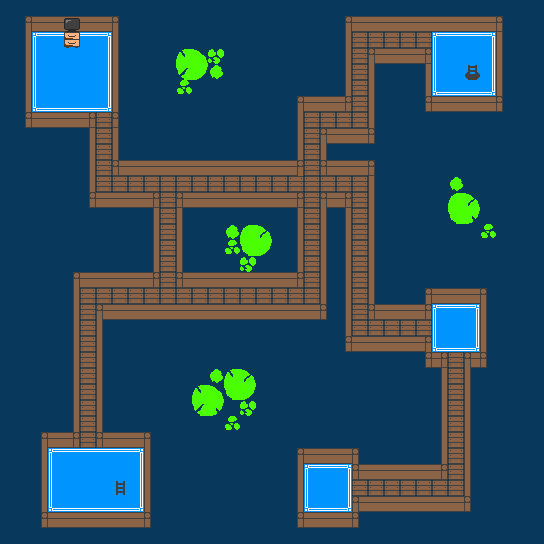

A 2D game scene composited from a Tiled map and its tileset images. What follows is a short description and the map's XML, with each tile layer's data collapsed to a summary:
An orthogonal 34x34 tile map with 16x16 px tiles, 4 tile layers (Copy of Floor, Floor, Walls, Top Walls) and 12 objects (8x NPC, 2x exit, 2x entrance).

<map version="1.0" orientation="orthogonal" renderorder="right-down" width="34" height="34" tilewidth="16" tileheight="16" nextobjectid="28">
 <tileset firstgid="1" name="tiles_frogpond" tilewidth="16" tileheight="16" tilecount="480" columns="30">
  <image source="../../images/tiles/tiles_frogpond.png" width="480" height="256" />
 </tileset>
 <objectgroup name="Objects" visible="0">
  <object id="26" name="obj 0" type="NPC" x="64" y="32" width="16" height="16" />
  <object id="27" name="npc 2" type="NPC" x="112" y="480" width="16" height="16" />
  <object id="24" name="npc 1" type="NPC" x="64" y="80" width="16" height="16" />
  <object id="25" name="npc 0" type="NPC" x="64" y="464" width="16" height="16" />
  <object id="18" name="frogpond_chest5" type="NPC" x="320" y="480" width="16" height="16">
   <properties>
    <property name="facing" type="int" value="1" />
    <property name="lineNum" type="int" value="11" />
    <property name="name" value="frogpond_chest5" />
    <property name="species" type="int" value="5" />
   </properties>
  </object>
  <object id="17" name="frogpond_door7" type="NPC" x="416" y="32" width="16" height="16">
   <properties>
    <property name="facing" type="int" value="1" />
    <property name="lineNum" type="int" value="11" />
    <property name="name" value="frogpond_door7" />
    <property name="species" type="int" value="7" />
   </properties>
  </object>
  <object id="19" name="frogpond_door6" type="NPC" x="352" y="240" width="16" height="16">
   <properties>
    <property name="facing" type="int" value="1" />
    <property name="lineNum" type="int" value="11" />
    <property name="name" value="frogpond_door6" />
    <property name="species" type="int" value="7" />
   </properties>
  </object>
  <object id="20" name="frogpond_door5" type="NPC" x="96" y="288" width="16" height="16">
   <properties>
    <property name="facing" type="int" value="1" />
    <property name="lineNum" type="int" value="11" />
    <property name="name" value="frogpond_door5" />
    <property name="species" type="int" value="9" />
   </properties>
  </object>
  <object id="15" name="1" type="exit" x="464" y="64" width="16" height="16">
   <properties>
    <property name="nextlevel" value="frogpond-dungeon-1.tmx" />
    <property name="nextlevelentrance" type="int" value="0" />
   </properties>
  </object>
  <object id="14" name="1" type="entrance" x="464" y="64" width="16" height="16" />
  <object id="23" name="0" type="exit" x="112" y="480" width="16" height="16">
   <properties>
    <property name="nextlevel" value="frogpond.tmx" />
    <property name="nextlevelentrance" type="int" value="6" />
   </properties>
  </object>
  <object id="22" name="0" type="entrance" x="112" y="480" width="16" height="16" />
 </objectgroup>
 <layer name="Copy of Floor" width="34" height="34">
  <properties>
   <property name="edgeExitNextEntID" type="int" value="0" />
   <property name="edgeExitNextMapName" value="worldmap.tmx" />
   <property name="tileset" value="tiles_frogpond" />
  </properties>
  <data>[1156 cells, 1156 non-empty, 10 distinct tile ids]</data>
 </layer>
 <layer name="Floor" width="34" height="34">
  <properties>
   <property name="edgeExitNextEntID" type="int" value="0" />
   <property name="edgeExitNextMapName" value="worldmap.tmx" />
   <property name="tileset" value="tiles_frogpond" />
  </properties>
  <data>[1156 cells, 134 non-empty, 14 distinct tile ids]</data>
 </layer>
 <layer name="Walls" width="34" height="34">
  <properties>
   <property name="collidable" value="true" />
   <property name="tileset" value="tiles_frogpond" />
  </properties>
  <data>[1156 cells, 273 non-empty, 12 distinct tile ids]</data>
 </layer>
 <layer name="Top Walls" width="34" height="34">
  <properties>
   <property name="tileset" value="tiles_frogpond" />
  </properties>
  <data>[1156 cells, 23 non-empty, 9 distinct tile ids]</data>
 </layer>
</map>
